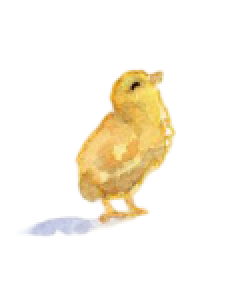
#> input picture img/single_chick.png, 113 x 144 px (shown 2 times larger)
$ python generate-favicon.py
#> lines starting #> are read from the running program, lines starting #| are printed output that depends on the picture
"""Generate the site favicon + Apple touch icon from the chick illustration.

Reads `img/single_chick.png` and emits two square PNGs centered on a
transparent canvas. The chick is the smallest illustration the user
hand-cropped — already simple enough to read at favicon size.

Outputs (committed):
- img/favicon.png            32x32 — browser tab
- img/apple-touch-icon.png   180x180 — iOS home-screen

Run from the repo root: `python scripts/generate-favicon.py`
"""
import sys
from pathlib import Path

from PIL import Image

sys.stdout.reconfigure(encoding="utf-8")

ROOT = Path(__file__).resolve().parent.parent
SRC = ROOT / "img" / "single_chick.png"

# (output filename, square size in px)
OUTPUTS = [
    ("img/favicon.png", 32),
    ("img/apple-touch-icon.png", 180),
]


def render(size: int) -> Image.Image:
    """Center the chick on a transparent square canvas, scaled to fit."""
#> called with size = 32
    chick = Image.open(SRC).convert("RGBA")
#> chick is the input picture: PIL image 113x144 RGBA; mean R, G, B, A 42.1, 35.7, 22.1, 39.3
    # Leave a little breathing room so the chick doesn't touch the edges.
    target = int(size * 0.86)
    w, h = chick.size
#> w = 113; h = 144
    scale = target / max(w, h)
#> scale = 0.188
    chick = chick.resize((max(1, int(w * scale)), max(1, int(h * scale))), Image.LANCZOS)
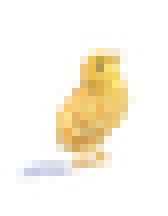
#> chick: PIL image 21x27 RGBA (shown 8 times larger); mean R, G, B, A 74.8, 62.7, 37.8, 39.7; transparent parts drawn white
    canvas = Image.new("RGBA", (size, size), (0, 0, 0, 0))
#> canvas: PIL image 32x32 RGBA; every value is 0
    cw, ch = chick.size
#> cw = 21; ch = 27
    canvas.paste(chick, ((size - cw) // 2, (size - ch) // 2), chick)
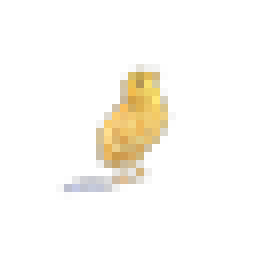
#> canvas: PIL image 32x32 RGBA (shown 8 times larger); mean R, G, B, A 19.6, 16.5, 9.8, 19.1; transparent parts drawn white
    return canvas


def main():
    if not SRC.exists():
        sys.exit(f"Missing source: {SRC}")
    print("== Generating favicon assets ==")
    for rel_path, size in OUTPUTS:
        out = ROOT / rel_path
        render(size).save(out, "PNG", optimize=True)
#> (the run stopped early here; a loop or call above may not have finished)

$ run again, with img/champagne_glasses_reception.png copied over img/single_chick.png
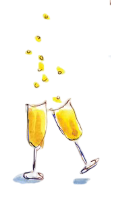
#> input picture img/champagne_glasses_reception.png, 113 x 199 px
#> in render, chick is the input picture: PIL image 113x199 RGBA; mean R, G, B, A 32.7, 29.7, 18.4, 28
#> in render, `canvas.paste(chick, ((size - cw) // 2, (size - ch) // 2), chick)`:
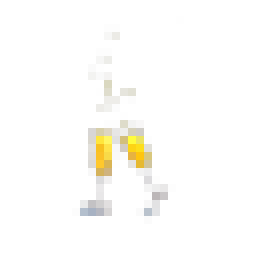
#> canvas: PIL image 32x32 RGBA (shown 8 times larger); mean R, G, B, A 9.8, 8.8, 4.9, 7.7; transparent parts drawn white

$ run again, with img/chicken_looking_down.png copied over img/single_chick.png
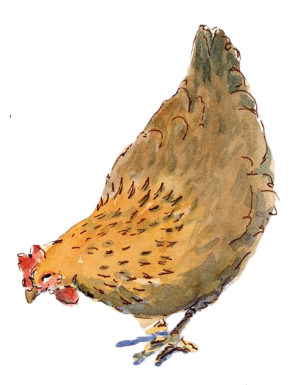
#> input picture img/chicken_looking_down.png, 300 x 385 px
#> in render, chick is the input picture: PIL image 300x385 RGBA; mean R, G, B, A 66.5, 50.9, 32.1, 91.9
#> in render, `chick = chick.resize((max(1, int(w * scale)), max(1, int(h * scale))),..`:
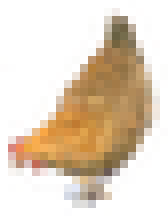
#> chick: PIL image 21x27 RGBA (shown 8 times larger); mean R, G, B, A 96.4, 74.6, 49.5, 92; transparent parts drawn white
#> in render, `canvas.paste(chick, ((size - cw) // 2, (size - ch) // 2), chick)`:
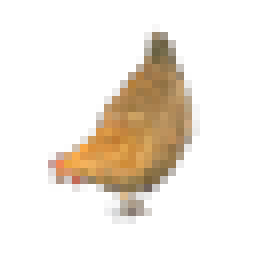
#> canvas: PIL image 32x32 RGBA (shown 8 times larger); mean R, G, B, A 35.7, 27.2, 16.9, 47.3; transparent parts drawn white

$ run again, with img/chicken_on_fence.png copied over img/single_chick.png
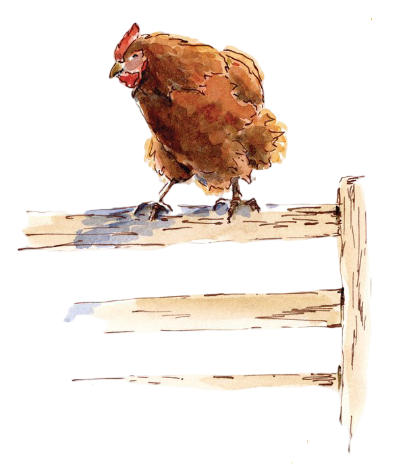
#> input picture img/chicken_on_fence.png, 406 x 465 px
#> in render, chick is the input picture: PIL image 406x465 RGBA; mean R, G, B, A 57.5, 46.9, 39.4, 67.4
#> in render, `chick = chick.resize((max(1, int(w * scale)), max(1, int(h * scale))),..`:
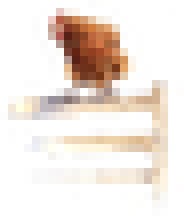
#> chick: PIL image 23x27 RGBA (shown 8 times larger); mean R, G, B, A 110.7, 93.4, 81.8, 68.7; transparent parts drawn white
#> in render, `canvas.paste(chick, ((size - cw) // 2, (size - ch) // 2), chick)`:
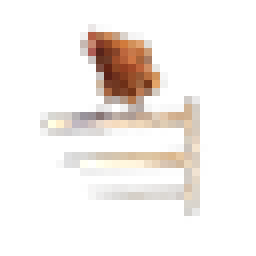
#> canvas: PIL image 32x32 RGBA (shown 8 times larger); mean R, G, B, A 32.9, 26.8, 22.4, 34.6; transparent parts drawn white
